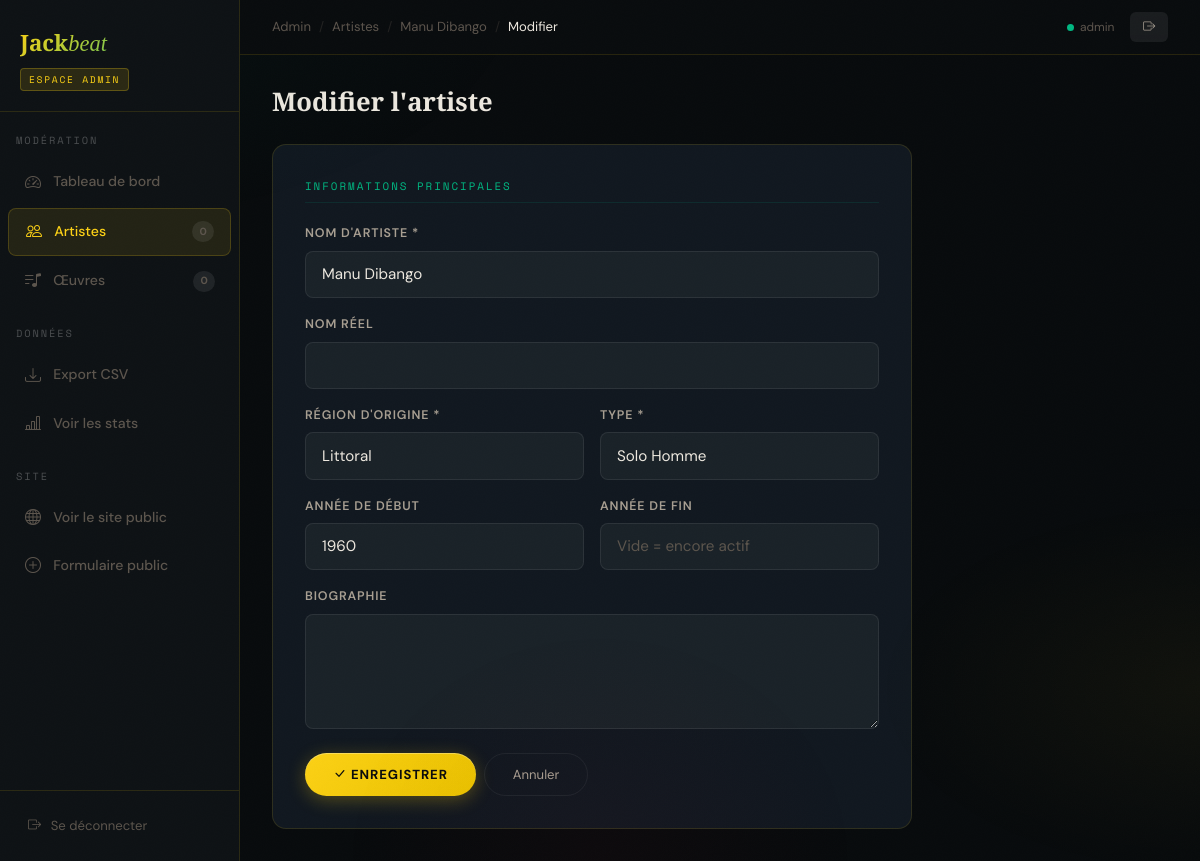
The app's page /admin/artiste/1/edit (signed in) with its own data.
### models.py (models this page shows, shortened)
class Artiste(db.Model):
    __tablename__ = 'artistes'
    id = db.Column(db.Integer, primary_key=True)
    nom = db.Column(db.String(150), nullable=False)
    nom_reel = db.Column(db.String(150), nullable=True)          # Vrai nom si pseudonyme
    region_origine = db.Column(db.String(60), nullable=False)
    type_artiste = db.Column(db.String(20), nullable=False)       # Soliste_H / Soliste_F / Groupe
    annee_debut = db.Column(db.Integer, nullable=True)
    annee_fin = db.Column(db.Integer, nullable=True)              # Null si encore actif
    biographie = db.Column(db.Text, nullable=True)
    statut = db.Column(db.String(20), default='en_attente')       # en_attente / approuve / rejete
    soumis_par = db.Column(db.String(100), nullable=True)
    soumis_email = db.Column(db.String(150), nullable=True)
    created_at = db.Column(db.DateTime, default=datetime.utcnow)
    oeuvres = db.relationship('Oeuvre', backref='artiste', lazy='dynamic',
                               cascade='all, delete-orphan')

class Admin(UserMixin, db.Model):
    __tablename__ = 'admins'
    id = db.Column(db.Integer, primary_key=True)
    username = db.Column(db.String(80), unique=True, nullable=False)
    password_hash = db.Column(db.String(256), nullable=False)
    created_at = db.Column(db.DateTime, default=datetime.utcnow)

### routes/admin.py (the view, shortened to what this page needs)
@admin_bp.route('/artiste/<int:id>/edit', methods=['GET', 'POST'])
@login_required
def artiste_edit(id):
    from models import REGIONS_CAMEROUN
    artiste = Artiste.query.get_or_404(id)
    regions = REGIONS_CAMEROUN
    return render_template('admin/artiste_edit.html',
                           artiste=artiste, regions=regions)

### app.py (called while the page is built)
@login_manager.user_loader
def load_user(user_id):
    return Admin.query.get(int(user_id))

### templates/admin/artiste_edit.html (shortened to what this page needs)
{% extends "admin/base_admin.html" %}
{% block breadcrumb %}
  <span class="sep">/</span><a href="{{ url_for('admin_bp.artistes') }}">Artistes</a>
  <span class="sep">/</span>
  <a href="{{ url_for('admin_bp.artiste_detail', id=artiste.id) }}">{{ artiste.nom }}</a>
  <span class="sep">/</span><span class="current">Modifier</span>
{% endblock %}
{% set pending_artistes_count = 0 %}{% set pending_oeuvres_count = 0 %}
{% block admin_content %}
<div class="adm-section-header">
  <h1>Modifier l'artiste</h1>
</div>
<div style="max-width:640px;">
  <form method="POST">
    <div class="adm-form-card">
      <div class="adm-form-section">Informations principales</div>
      <div class="row g-3">
        <div class="col-12">
          <label class="form-label">Nom d'artiste *</label>
          <input type="text" name="nom" value="{{ artiste.nom }}" class="form-control" required>
        </div>
        <div class="col-12">
          <label class="form-label">Nom réel</label>
          <input type="text" name="nom_reel" value="{{ artiste.nom_reel or '' }}" class="form-control">
        </div>
        <div class="col-md-6">
          <label class="form-label">Région d'origine *</label>
          <select name="region_origine" class="form-select" required>
            {% for val, lbl in regions %}
              <option value="{{ val }}" {% if artiste.region_origine == val %}selected{% endif %}>{{ lbl }}</option>
            {% endfor %}
          </select>
        </div>
        <div class="col-md-6">
          <label class="form-label">Type *</label>
          <select name="type_artiste" class="form-select" required>
            {% for val, lbl in [('Soliste_H','Solo Homme'),('Soliste_F','Solo Femme'),('Groupe','Groupe')] %}
              <option value="{{ val }}" {% if artiste.type_artiste == val %}selected{% endif %}>{{ lbl }}</option>
            {% endfor %}
          </select>
        </div>
        <div class="col-md-6">
          <label class="form-label">Année de début</label>
          <input type="number" name="annee_debut" value="{{ artiste.annee_debut or '' }}"
                 class="form-control" min="1900" max="2030">
        </div>
        <div class="col-md-6">
          <label class="form-label">Année de fin</label>
          <input type="number" name="annee_fin" value="{{ artiste.annee_fin or '' }}"
                 class="form-control" min="1900" max="2030" placeholder="Vide = encore actif">
        </div>
        <div class="col-12">
          <label class="form-label">Biographie</label>
          <textarea name="biographie" class="form-control" rows="4">{{ artiste.biographie or '' }}</textarea>
        </div>
      </div>
      <div class="d-flex gap-2 mt-4">
        <button type="submit" class="btn btn-jb-gold">
          <i class="bi bi-check-lg me-1"></i>Enregistrer
        </button>
        <a href="{{ url_for('admin_bp.artiste_detail', id=artiste.id) }}" class="btn btn-jb-outline">
          Annuler
        </a>
      </div>
    </div>
  </form>
</div>
{% endblock %}

### templates/admin/base_admin.html (shortened to what this page needs)
<!DOCTYPE html>
<html lang="fr">
<head>
  <link href="https://cdn.jsdelivr.net/npm/bootstrap@5.3.3/dist/css/bootstrap.min.css" rel="stylesheet">
  <link href="https://cdn.jsdelivr.net/npm/bootstrap-icons@1.11.3/font/bootstrap-icons.min.css" rel="stylesheet">
  <link rel="stylesheet" href="{{ url_for('static', filename='css/style.css') }}">
</head>
<body>
<div class="adm-shell">
  {% set nb_a = namespace(val=0) %}
  {% set nb_o = namespace(val=0) %}
  <aside class="adm-sidebar">
    <div class="adm-sidebar-brand">
      <div class="brand">Jack<em style="font-style:italic;font-weight:400;">beat</em></div>
      <div class="badge-admin">Espace Admin</div>
    </div>
    <div class="adm-nav-section">Modération</div>
    <a href="{{ url_for('admin_bp.dashboard') }}"
       class="adm-nav-link {% if request.endpoint == 'admin_bp.dashboard' %}active{% endif %}">
      <i class="bi bi-speedometer2"></i> Tableau de bord
    </a>
    <a href="{{ url_for('admin_bp.artistes', statut='en_attente') }}"
       class="adm-nav-link {% if request.endpoint in ['admin_bp.artistes','admin_bp.artiste_detail','admin_bp.artiste_edit'] %}active{% endif %}">
      <i class="bi bi-people"></i> Artistes
      {%- set cnt = pending_artistes_count if pending_artistes_count is defined else 0 %}
      <span class="nav-badge {% if cnt == 0 %}zero{% endif %}">{{ cnt }}</span>
    </a>
    <a href="{{ url_for('admin_bp.oeuvres', statut='en_attente') }}"
       class="adm-nav-link {% if request.endpoint in ['admin_bp.oeuvres','admin_bp.oeuvre_detail','admin_bp.oeuvre_edit'] %}active{% endif %}">
      <i class="bi bi-music-note-list"></i> Œuvres
      {%- set cnt2 = pending_oeuvres_count if pending_oeuvres_count is defined else 0 %}
      <span class="nav-badge {% if cnt2 == 0 %}zero{% endif %}">{{ cnt2 }}</span>
    </a>
    <div class="adm-nav-section">Données</div>
    <a href="{{ url_for('admin_bp.export_csv') }}"
       class="adm-nav-link">
      <i class="bi bi-download"></i> Export CSV
    </a>
    <a href="{{ url_for('dashboard_bp.index') }}"
       class="adm-nav-link">
      <i class="bi bi-bar-chart-line"></i> Voir les stats
    </a>
    <div class="adm-nav-section">Site</div>
    <a href="{{ url_for('main_bp.index') }}" target="_blank"
       class="adm-nav-link">
      <i class="bi bi-globe"></i> Voir le site public
    </a>
    <a href="{{ url_for('collecte_bp.index') }}" target="_blank"
       class="adm-nav-link">
      <i class="bi bi-plus-circle"></i> Formulaire public
    </a>
    <div class="adm-sidebar-footer">
      <a href="{{ url_for('admin_bp.logout') }}">
        <i class="bi bi-box-arrow-right"></i> Se déconnecter
      </a>
    </div>
  </aside>
  <div class="adm-main">
    <div class="adm-topbar">
      <div class="adm-breadcrumb">
        <a href="{{ url_for('admin_bp.dashboard') }}">Admin</a>
        {% block breadcrumb %}{% endblock %}
      </div>
      <div class="d-flex align-items-center gap-3">
        <span style="font-size:0.75rem;color:var(--text-dim);">
          <span class="live-dot"></span>{{ current_user.username }}
        </span>
        <a href="{{ url_for('admin_bp.logout') }}"
           class="adm-btn edit" style="padding:0.3rem 0.8rem;">
          <i class="bi bi-box-arrow-right"></i>
        </a>
      </div>
    </div>
    <div class="adm-content">
      {% block admin_content %}{% endblock %}
    </div>
  </div>
</div>
</body>
</html>

### static/css/style.css (style rules this page uses)
:root { --green: #007A5E; --green-l: #00b882; --green-dim: #004d3a; --red: #CE1126; --red-l: #e83347; --gold: #FCD116; --gold-d: #c9a800; --gold-dim: #7a6200; --bg: #080b0d; --bg-2: #0e1215; --bg-3: #141a1f; --bg-4: #1a2228; --bg-5: #202930; --card: #111820; --text: #ede8df; --text-mid: #a89f92; --text-dim: #5c554d; --text-ghost: #2a2520; --bdr: rgba(252,209,22,0.12); --bdr-g: rgba(0,184,130,0.2); --bdr-r: rgba(206,17,38,0.2); --bdr-w: rgba(255,255,255,0.06); --glow-gold: 0 0 40px rgba(252,209,22,0.12); --glow-green: 0 0 40px rgba(0,184,130,0.1); --shadow-lg: 0 16px 48px rgba(0,0,0,0.5); --shadow-md: 0 8px 24px rgba(0,0,0,0.35); --shadow-sm: 0 4px 12px rgba(0,0,0,0.25); --font-display: 'Playfair Display', Georgia, serif; --font-body: 'DM Sans', sans-serif; --font-mono: 'Space Mono', monospace; --r: 12px; --r-lg:20px; --r-sm:8px; }
*, *::before, *::after { box-sizing: border-box; margin: 0; padding: 0; }
html { scroll-behavior: smooth; font-size: 16px; }
body { background: var(--bg); color: var(--text); font-family: var(--font-body); font-size: 1rem; line-height: 1.7; overflow-x: hidden; -webkit-font-smoothing: antialiased; }
body::after { content: ''; position: fixed; inset: 0; pointer-events: none; z-index: 9999; opacity: 0.4; }
body::before { content: ''; position: fixed; inset: 0; background: radial-gradient(ellipse 80% 50% at 0% 0%, rgba(0,122,94,0.06) 0%, transparent 55%), radial-gradient(ellipse 50% 40% at 100% 80%, rgba(252,209,22,0.04) 0%, transparent 55%), radial-gradient(ellipse 40% 50% at 50% 100%, rgba(206,17,38,0.03) 0%, transparent 55%); pointer-events: none; z-index: 0; }
a { color: var(--gold); text-decoration: none; transition: color .2s; }
h1,h2,h3,h4,h5 { font-family: var(--font-display); line-height: 1.15; color: var(--text); }
.btn-jb-gold { background: linear-gradient(135deg, var(--gold) 0%, #e8c200 100%); color: #0a0c0d; font-family: var(--font-body); font-weight: 700; font-size: .82rem; letter-spacing: .07em; text-transform: uppercase; border: none; border-radius: 50px; padding: .65rem 1.75rem; transition: transform .2s, box-shadow .2s, filter .2s; box-shadow: 0 4px 18px rgba(252,209,22,.28), inset 0 1px 0 rgba(255,255,255,.3); cursor: pointer; display: inline-flex; align-items: center; }
.btn-jb-outline { background: transparent; color: var(--text-mid); border: 1.5px solid var(--bdr-w); font-size: .82rem; border-radius: 50px; padding: .65rem 1.75rem; transition: all .2s; cursor: pointer; display: inline-flex; align-items: center; }
.form-label { font-size: .78rem; font-weight: 600; letter-spacing: .07em; text-transform: uppercase; color: var(--text-mid); margin-bottom: .4rem; display: block; }
.form-control, .form-select { background: var(--bg-4); border: 1px solid rgba(255,255,255,.08); color: var(--text); border-radius: var(--r-sm); padding: .7rem 1rem; font-family: var(--font-body); font-size: .95rem; transition: border-color .2s, box-shadow .2s, background .2s; width: 100%; }
.form-control::placeholder { color: var(--text-dim); }
.form-select option { background: var(--bg-4); color: var(--text); }
textarea.form-control { resize: vertical; min-height: 100px; }
.live-dot { display: inline-block; width: 7px; height: 7px; background: var(--green-l); border-radius: 50%; animation: pulseDot 1.8s ease-in-out infinite; margin-right: .4rem; }

### records on screen
Artiste: nom "Manu Dibango", region_origine "Littoral", type_artiste "Solo Homme", annee_debut "1960"
Admin: username "admin"

### other values on screen
{{ cnt }} "0"
{{ cnt2 }} "0"
